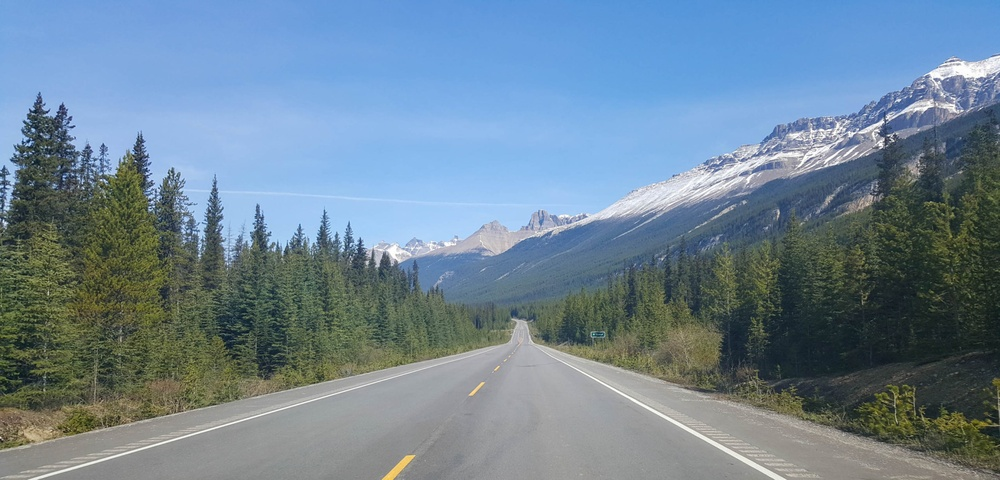
#> input picture Classical CV/images/test1.jpg, 1000 x 480 px, shrunk from 2560 x 1230 before the run
$ python -i utils.py   (imports and definitions only)
#> lines starting #> are read from the running program, lines starting #| are printed output that depends on the picture; after the words box and inside, x2 and y2 are one past the last pixel; in counts of white or black regions, pixels touching at a corner belong together
#> further down, picture is the input picture: shape (480, 1000, 3); mean B, G, R 149.3, 132.6, 110.3
import cv2
import numpy as np


DEFAULT_HSL_FILTER_CONFIG = {
    "white_l_min": 180,
    "white_s_max": 255,
    "yellow_h_min": 10,
    "yellow_h_max": 40,
    "yellow_l_min": 0,
    "yellow_s_min": 80,
    "blur_kernel": 0,
    "open_kernel": 0,
    "close_kernel": 0,
}


def get_default_hsl_filter_config():
    return DEFAULT_HSL_FILTER_CONFIG.copy()


def _normalized_kernel_size(value):
    if value <= 0:
        return 0
    return value if value % 2 == 1 else value + 1


def _merge_filter_config(config):
    merged = get_default_hsl_filter_config()
    if config:
        merged.update(config)

    merged["white_l_min"] = int(np.clip(merged["white_l_min"], 0, 255))
    merged["white_s_max"] = int(np.clip(merged["white_s_max"], 0, 255))
    merged["yellow_h_min"] = int(np.clip(merged["yellow_h_min"], 0, 255))
    merged["yellow_h_max"] = int(np.clip(merged["yellow_h_max"], merged["yellow_h_min"], 255))
    merged["yellow_l_min"] = int(np.clip(merged["yellow_l_min"], 0, 255))
    merged["yellow_s_min"] = int(np.clip(merged["yellow_s_min"], 0, 255))
    merged["blur_kernel"] = max(0, int(merged["blur_kernel"]))
    merged["open_kernel"] = max(0, int(merged["open_kernel"]))
    merged["close_kernel"] = max(0, int(merged["close_kernel"]))

    return merged


def get_roi_mask(img):
    height, width = img.shape[:2]
    mask = np.zeros_like(img)

    bottom_left = (int(width * 0.10), height)
    top_left = (int(width * 0.30), int(height * 0.40))
    top_right = (int(width * 0.70), int(height * 0.40))
    bottom_right = (int(width * 0.90), height)

    polygon = np.array([[bottom_left, top_left, top_right, bottom_right]], np.int32)
    cv2.fillPoly(mask, polygon, 255)
    return cv2.bitwise_and(img, mask)

def apply_hsl_color_filter(frame, config=None):
    params = _merge_filter_config(config)

    blur_kernel = _normalized_kernel_size(params["blur_kernel"])
    filtered_frame = frame
    if blur_kernel > 1:
        filtered_frame = cv2.GaussianBlur(frame, (blur_kernel, blur_kernel), 0)

    hls = cv2.cvtColor(filtered_frame, cv2.COLOR_BGR2HLS)
#> hls: shape (480, 1000, 3); mean of channels 0, 1, 2 81.6, 131, 84.9

    lower_white = np.array([0, params["white_l_min"], 0], dtype=np.uint8)
    upper_white = np.array([255, 255, params["white_s_max"]], dtype=np.uint8)
    white_mask = cv2.inRange(hls, lower_white, upper_white)
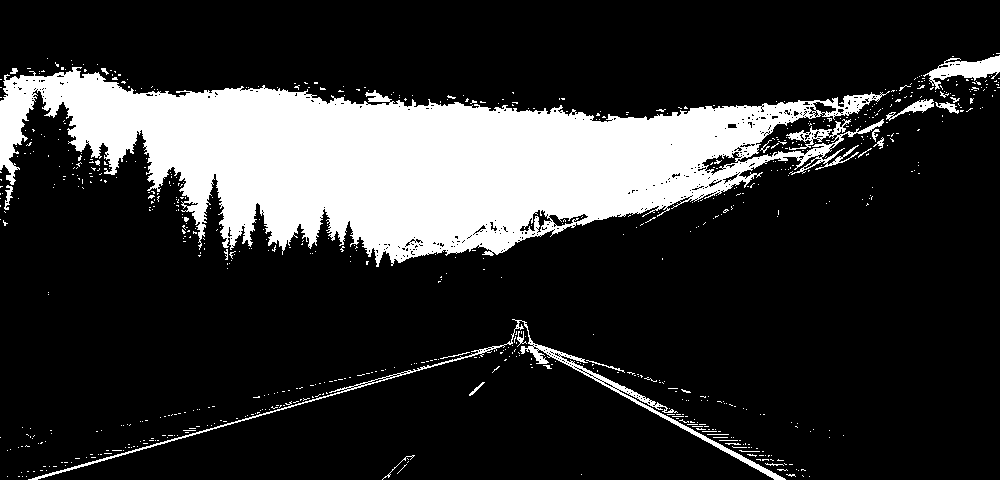
#> white_mask: shape (480, 1000); 19.3% white; 740 white regions (715 under 20 px), largest, box (x1, y1, x2, y2) and area: (0, 67, 890, 267) 85255, (28, 319, 786, 480) 3105, (923, 55, 1000, 90) 1119

    lower_yellow = np.array(
        [params["yellow_h_min"], params["yellow_l_min"], params["yellow_s_min"]],
        dtype=np.uint8,
    )
    upper_yellow = np.array([params["yellow_h_max"], 255, 255], dtype=np.uint8)
    yellow_mask = cv2.inRange(hls, lower_yellow, upper_yellow)
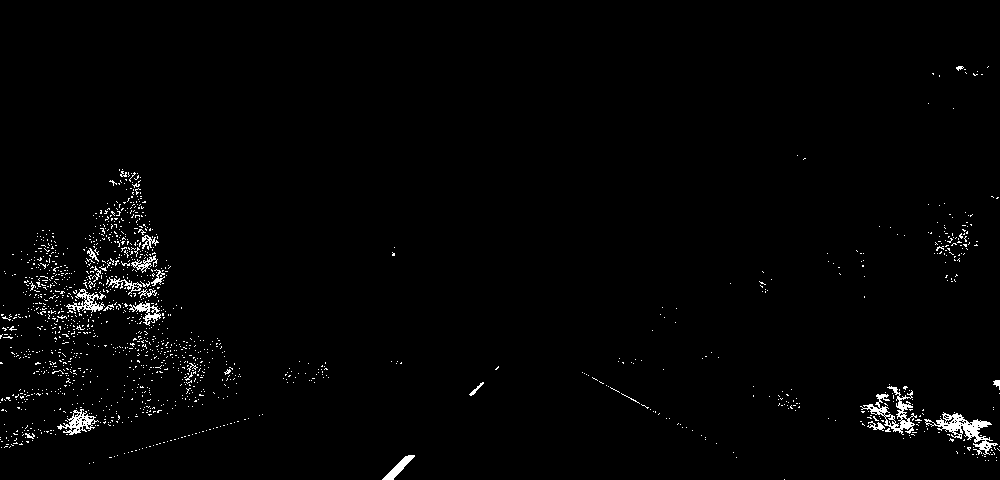
#> yellow_mask: shape (480, 1000); 1.6% white in thin lines or dots, all inside (x1, y1, x2, y2) = (0, 66, 1000, 480)

    combined_mask = cv2.bitwise_or(white_mask, yellow_mask)
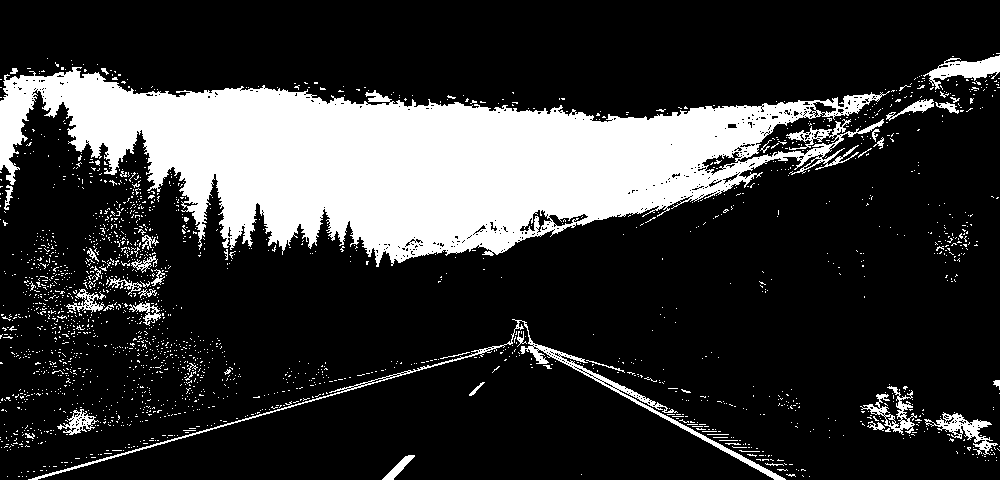
#> combined_mask: shape (480, 1000); 20.8% white; 2086 white regions (2040 under 20 px), largest, box (x1, y1, x2, y2) and area: (0, 67, 890, 267) 85255, (28, 319, 786, 480) 3105, (923, 55, 1000, 90) 1119

    open_kernel = _normalized_kernel_size(params["open_kernel"])
    if open_kernel > 1:
        kernel = np.ones((open_kernel, open_kernel), dtype=np.uint8)
        combined_mask = cv2.morphologyEx(combined_mask, cv2.MORPH_OPEN, kernel)

    close_kernel = _normalized_kernel_size(params["close_kernel"])
    if close_kernel > 1:
        kernel = np.ones((close_kernel, close_kernel), dtype=np.uint8)
        combined_mask = cv2.morphologyEx(combined_mask, cv2.MORPH_CLOSE, kernel)

    return combined_mask

def make_coordinates(image, line_parameters):
    if line_parameters is None:
        return None

    slope, intercept = line_parameters
    y1 = image.shape[0]
    y2 = int(y1 * 0.60)

    try:
        x1 = int((y1 - intercept) / slope)
        x2 = int((y2 - intercept) / slope)
    except (OverflowError, ZeroDivisionError):
        return None

    return np.array([x1, y1, x2, y2])

>>> import cv2
>>> picture = cv2.imread('../Classical CV/images/test1.jpg')
>>> result = apply_hsl_color_filter(picture)

$ run again, on Classical CV/images/test2.jpg
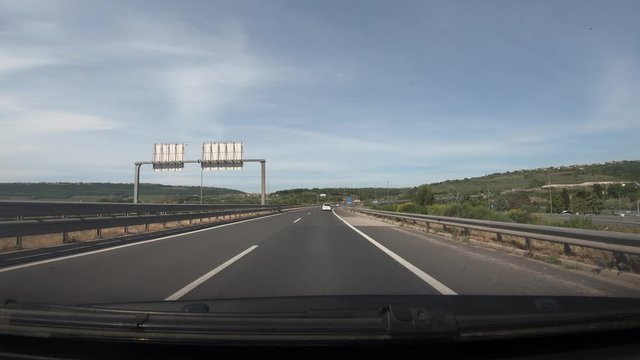
#> input picture Classical CV/images/test2.jpg, 640 x 360 px
#> picture is the input picture: shape (360, 640, 3); mean B, G, R 124.1, 117.9, 110.7
#> hls: shape (360, 640, 3); mean of channels 0, 1, 2 72.6, 117.6, 36.5
#> in apply_hsl_color_filter, `white_mask = cv2.inRange(hls, lower_white, upper_white)`:
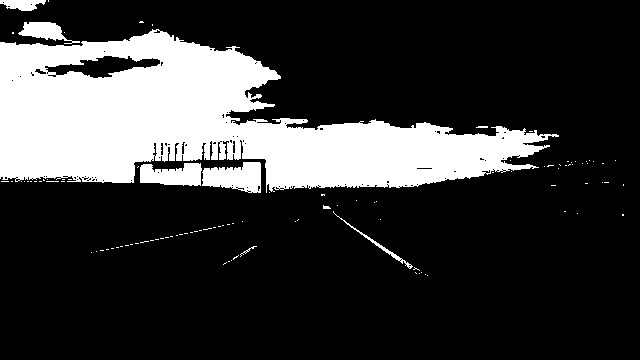
#> white_mask: shape (360, 640); 21.8% white; 106 white regions (97 under 20 px), largest, box (x1, y1, x2, y2) and area: (0, 29, 559, 193) 46315, (202, 162, 261, 193) 1317, (140, 163, 202, 186) 1093
#> yellow_mask: shape (360, 640); 0.23% white in thin lines or dots, all inside (x1, y1, x2, y2) = (98, 144, 636, 358)
#> in apply_hsl_color_filter, `combined_mask = cv2.bitwise_or(white_mask, yellow_mask)`:
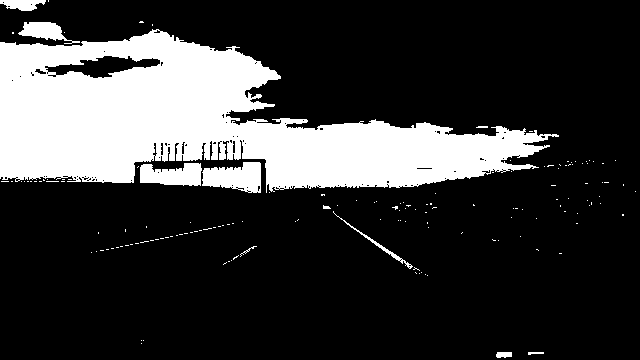
#> combined_mask: shape (360, 640); 21.9% white; 154 white regions (143 under 20 px), largest, box (x1, y1, x2, y2) and area: (0, 29, 559, 193) 46315, (202, 162, 261, 193) 1317, (140, 163, 202, 186) 1093

$ run again, on Classical CV/images/test3.jpg
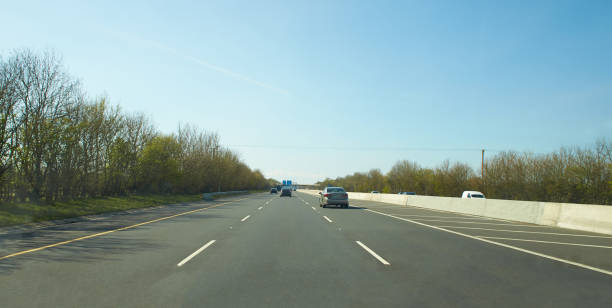
#> input picture Classical CV/images/test3.jpg, 612 x 308 px
#> picture is the input picture: shape (308, 612, 3); mean B, G, R 158.3, 159.5, 136
#> hls: shape (308, 612, 3); mean of channels 0, 1, 2 70.6, 148.9, 83.1
#> in apply_hsl_color_filter, `white_mask = cv2.inRange(hls, lower_white, upper_white)`:
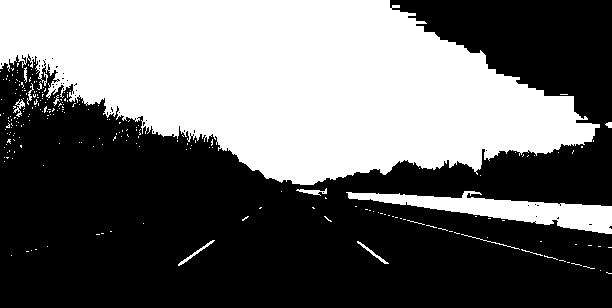
#> white_mask: shape (308, 612); 41.2% white; 232 white regions (220 under 20 px), largest, box (x1, y1, x2, y2) and area: (0, 0, 600, 185) 72009, (346, 191, 612, 234) 4433, (178, 240, 215, 266) 116
#> yellow_mask: shape (308, 612); 2.5% white; 308 white regions (278 under 20 px), largest, box (x1, y1, x2, y2) and area: (541, 204, 612, 234) 1385, (412, 172, 456, 196) 435, (348, 192, 409, 205) 427
#> in apply_hsl_color_filter, `combined_mask = cv2.bitwise_or(white_mask, yellow_mask)`:
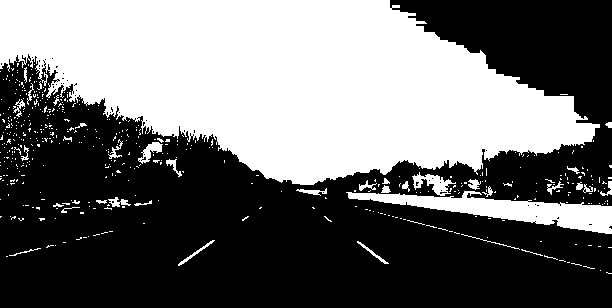
#> combined_mask: shape (308, 612); 42.6% white; 476 white regions (440 under 20 px), largest, box (x1, y1, x2, y2) and area: (0, 0, 600, 185) 72018, (346, 191, 612, 234) 4449, (412, 172, 456, 196) 435

$ run again, on Classical CV/images/test4.png
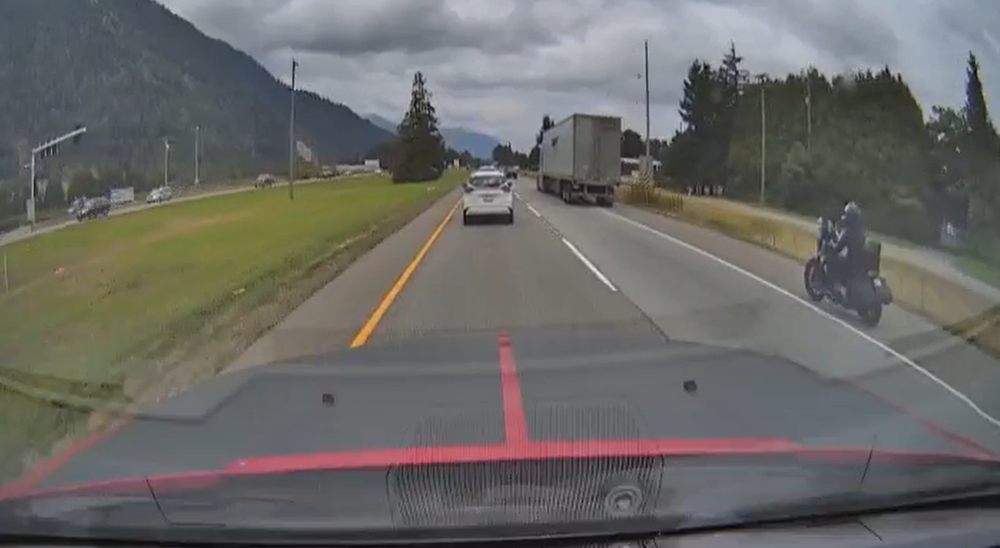
#> input picture Classical CV/images/test4.png, 1000 x 548 px, shrunk from 1572 x 862 before the run
#> picture is the input picture: shape (548, 1000, 3); mean B, G, R 102.5, 105.3, 106.1
#> hls: shape (548, 1000, 3); mean of channels 0, 1, 2 81.1, 104.3, 22.5
#> in apply_hsl_color_filter, `white_mask = cv2.inRange(hls, lower_white, upper_white)`:
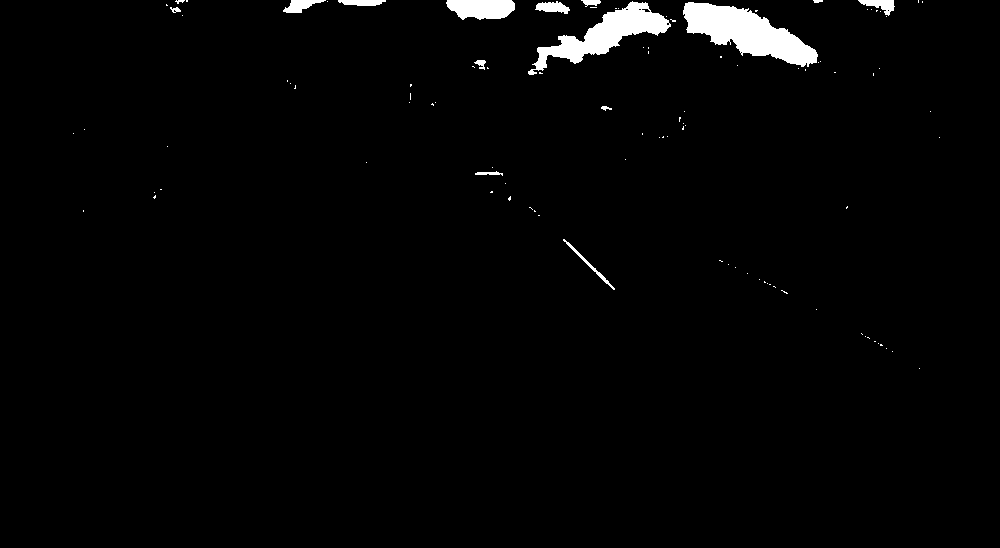
#> white_mask: shape (548, 1000); 1.9% white; 103 white regions (88 under 20 px), largest, box (x1, y1, x2, y2) and area: (683, 2, 818, 67) 4331, (528, 1, 671, 75) 3297, (446, 0, 515, 20) 1116
#> yellow_mask: shape (548, 1000); 2% white; 83 white regions (75 under 20 px), largest, box (x1, y1, x2, y2) and area: (151, 179, 424, 265) 8771, (350, 225, 442, 346) 1241, (107, 226, 134, 239) 207
#> in apply_hsl_color_filter, `combined_mask = cv2.bitwise_or(white_mask, yellow_mask)`:
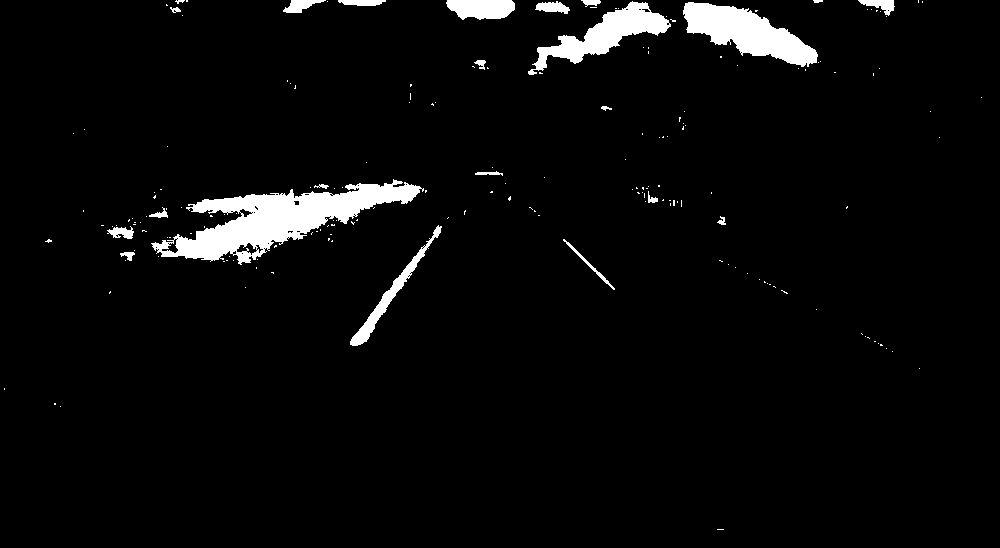
#> combined_mask: shape (548, 1000); 3.9% white; 186 white regions (163 under 20 px), largest, box (x1, y1, x2, y2) and area: (151, 179, 424, 265) 8771, (683, 2, 818, 67) 4331, (528, 1, 671, 75) 3297
